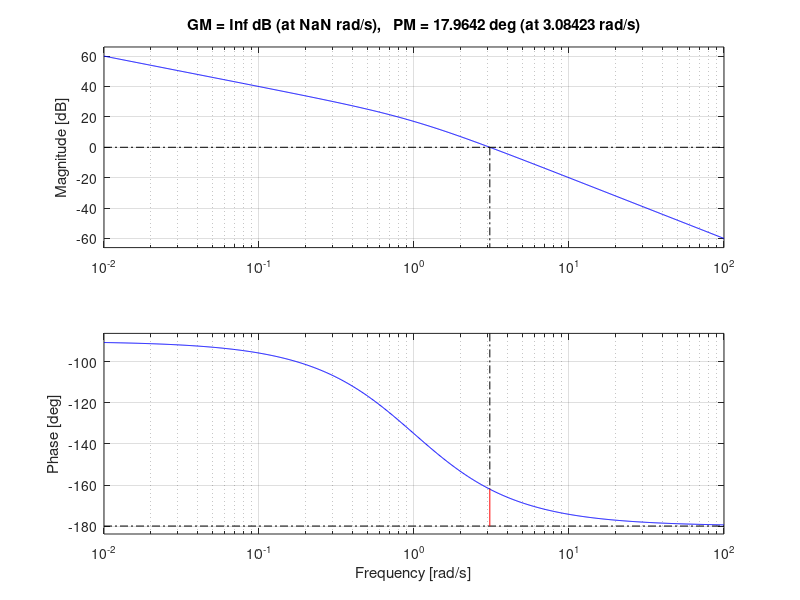
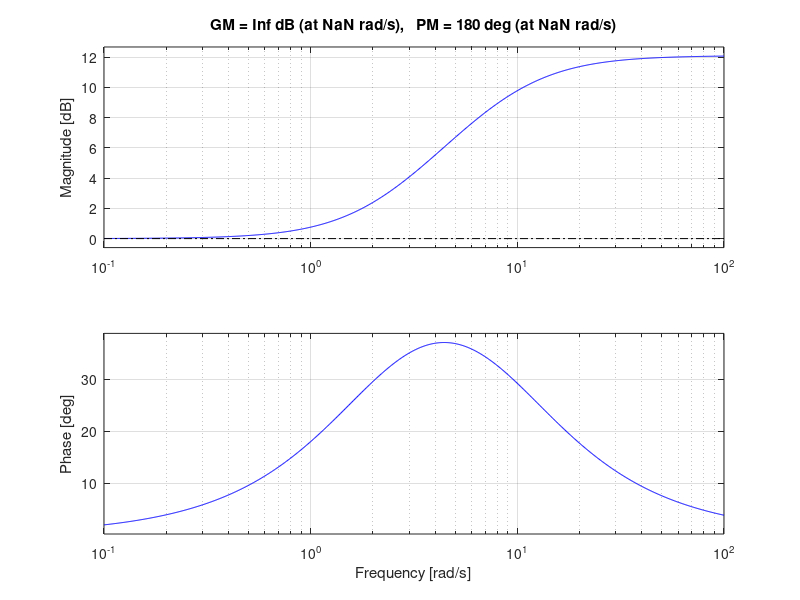
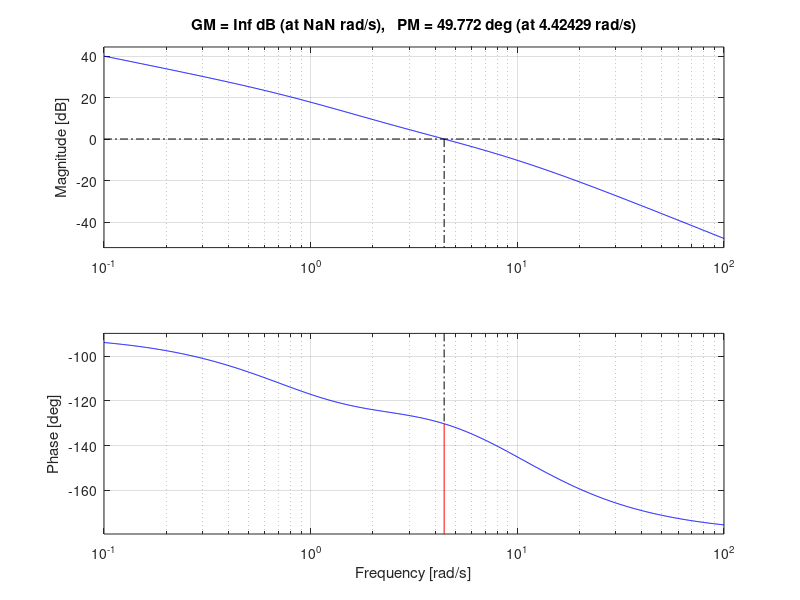

Write MATLAB code to recreate these figures, in order.
den=[1 1 0];
g=tf(10,den);
figure(1);
margin(g);
[gm pm gf pf]=margin(g);
e=10;
pmax=45-pm+e;
alpha=(1-sin(pmax*pi/180))/(1+sin(pmax*pi/180));
w=logspace(-1,1,100);
[mag,ph]=bode(g,w);
magdb=20*log10(mag);
magdb=reshape(magdb,100,1);
wm=interp1(magdb,w,-10*log10(1/alpha));
tau=1/(wm*sqrt(alpha));
d=tf([tau 1],[alpha*tau 1]);
figure(2);
margin(d);
gcomp=g*d;
figure(3);
margin(gcomp);
[gmc pmc gfc pfc]=margin(gcomp);
